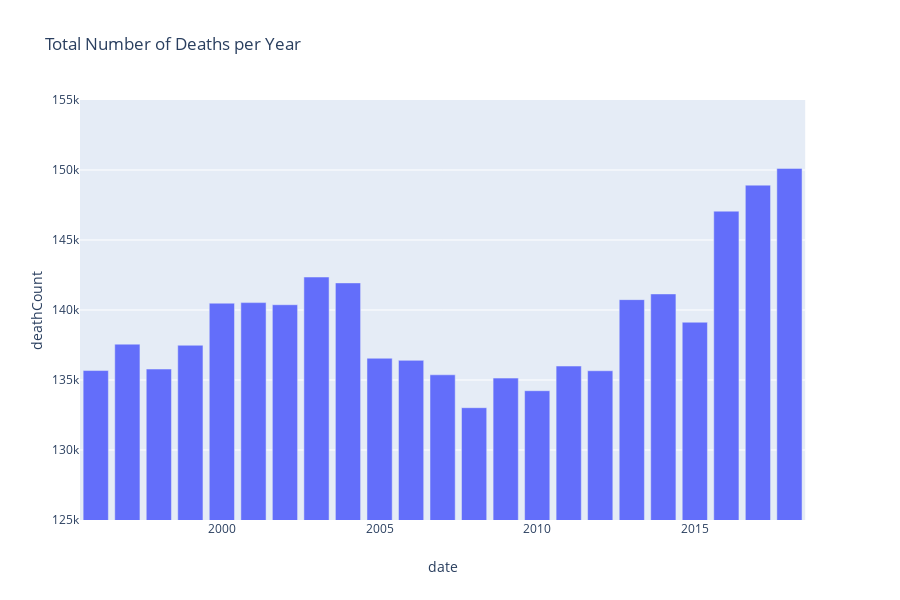

Here is the notebook cell this chart was saved with:
### Markdown cell above
Conclusion from the overhead plot: there is a substantial fluctuation between years and there seems to be an upward trend (probably correlated with growth of total population - some 60-70 years prior to the years shown here)

### Code cell
# sample data by year; calculate average daily deathcount
d= data.copy().resample('Y').sum()['deathCount'].to_frame(name='deathCount')
d["date"]= d.index

fig = px.bar(d , x="date", y="deathCount"
             ,title="Total Number of Deaths per Year"
            , range_y=[125000,155000]
             , barmode="group"
            )
fig.show()

### Figure 1 — Plotly figure (JSON) as saved in the notebook; plotly's stock layout.template omitted (floating-point values rounded to 4 significant figures)
{"data": [{"alignmentgroup": "True", "hoverlabel": {"namelength": 0}, "hovertemplate": "date=%{x}<br>deathCount=%{y}", "legendgroup": "", "marker": {"color": "#636efa"}, "name": "", "offsetgroup": "", "orientation": "v", "showlegend": false, "textposition": "auto", "type": "bar", "x": ["1995-12-31T00:00:00", "1996-12-31T00:00:00", "1997-12-31T00:00:00", "1998-12-31T00:00:00", "1999-12-31T00:00:00", "2000-12-31T00:00:00", "2001-12-31T00:00:00", "2002-12-31T00:00:00", "2003-12-31T00:00:00", "2004-12-31T00:00:00", "2005-12-31T00:00:00", "2006-12-31T00:00:00", "2007-12-31T00:00:00", "2008-12-31T00:00:00", "2009-12-31T00:00:00", "2010-12-31T00:00:00", "2011-12-31T00:00:00", "2012-12-31T00:00:00", "2013-12-31T00:00:00", "2014-12-31T00:00:00", "2015-12-31T00:00:00", "2016-12-31T00:00:00", "2017-12-31T00:00:00"], "xaxis": "x", "y": [135675, 137561, 135783, 137482, 140487, 140527, 140377, 142355, 141936, 136553, 136402, 135372, 133022, 135136, 134235, 135996, 135661, 140741, 141148, 139127, 147060, 148919, 150114], "yaxis": "y"}], "layout": {"barmode": "group", "height": 600, "legend": {"tracegroupgap": 0}, "title": {"text": "Total Number of Deaths per Year"}, "xaxis": {"anchor": "y", "domain": [0, 0.98], "title": {"text": "date"}}, "yaxis": {"anchor": "x", "domain": [0, 1], "range": [125000, 155000], "title": {"text": "deathCount"}}}}
